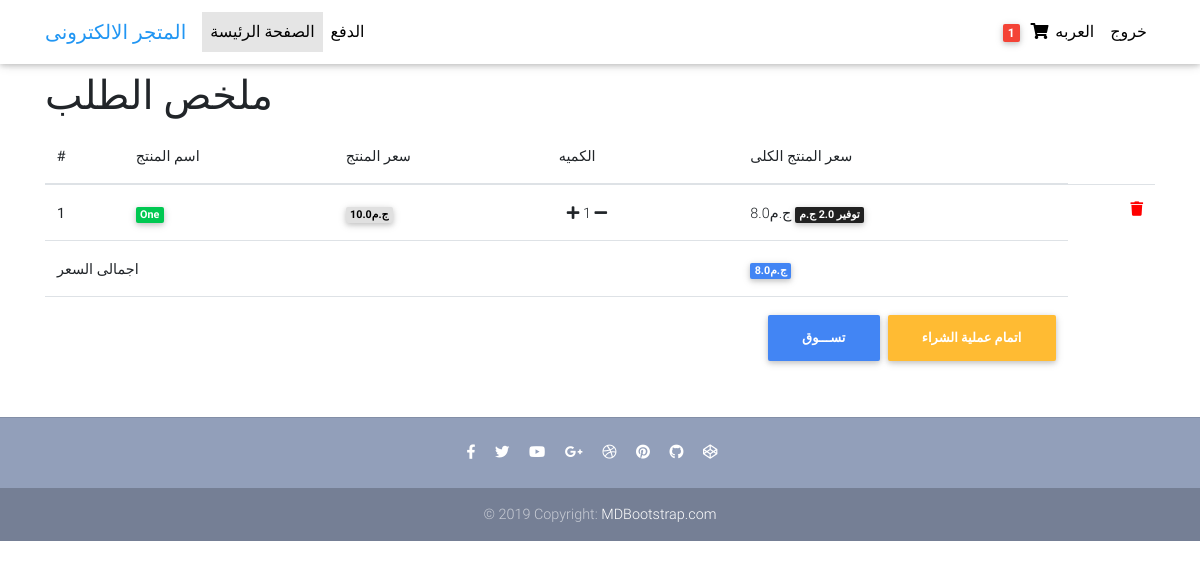
The app's page /ar/order-summary/ (signed in) with its own data.
### core/models.py (models this page shows, shortened)
class Order(models.Model):
    user = models.ForeignKey(settings.AUTH_USER_MODEL, on_delete=models.CASCADE)
    ref_code = models.CharField(max_length=20)
    items = models.ManyToManyField(OrderItem)
    start_date = models.DateTimeField(auto_now_add=True)
    ordered_date = models.DateTimeField()
    ordered = models.BooleanField(default=False)
    billing_address = models.ForeignKey('Address', related_name='billing_address', on_delete=models.SET_NULL,
                                        blank=True, null=True)
    shipping_address = models.ForeignKey('Address', related_name='shipping_address', on_delete=models.SET_NULL,
                                         blank=True, null=True)
    payment = models.ForeignKey('Payment', on_delete=models.SET_NULL, blank=True, null=True)
    coupon = models.ForeignKey('Coupon', on_delete=models.SET_NULL, blank=True, null=True)
    being_delivered = models.BooleanField(default=False)
    received = models.BooleanField(default=False)
    refund_requested = models.BooleanField(default=False)
    refund_granted = models.BooleanField(default=False)
    def get_total_price(self):
        total = 0
        for order_item in self.items.all():
            total += order_item.get_final_price()
        if self.coupon:
            total -= self.coupon.amount
        return total

class OrderItem(models.Model):
    user = models.ForeignKey(settings.AUTH_USER_MODEL, on_delete=models.CASCADE)
    item = models.ForeignKey(Item, on_delete=models.CASCADE)
    quantity = models.IntegerField(default=1)
    ordered = models.BooleanField(default=False)
    def get_total_item_price(self):
        return self.quantity * self.item.price
    def get_total_discount_item_price(self):
        return self.quantity * self.item.discount_price
    def get_amount_saved(self):
        return self.get_total_item_price() - self.get_total_discount_item_price()
    def get_final_price(self):
        if self.item.discount_price:
            return self.get_total_discount_item_price()
        return self.get_total_item_price()

class Item(models.Model):
    title = models.CharField(max_length=100)
    ar_title = models.CharField(max_length=100)
    price = models.FloatField()
    discount_price = models.FloatField(blank=True, null=True)
    category = models.CharField(choices=CATEGORY_CHOICES, max_length=4)
    ar_category = models.CharField(choices=AR_CATEGORY_CHOICES, max_length=4)
    label = models.CharField(choices=LABEL_CHOICES, max_length=4)
    ar_label = models.CharField(choices=AR_LABEL_CHOICES, max_length=4)
    description = models.TextField()
    ar_description = models.TextField()
    slug = models.SlugField()
    image = models.ImageField()

### core/views.py (the view)
# urls.py: path('ar/order-summary/', views.ArOrderSummaryView.as_view(), name='ar-order-summary'),
class ArOrderSummaryView(LoginRequiredMixin, View):
    def get(self, *args, **kwargs):
        try:
            order = Order.objects.get(user=self.request.user, ordered=False)
            context = {
                'object': order
            }
            return render(self.request, 'ar-order-summary.html', context)
        except ObjectDoesNotExist:
            messages.warning(self.request, "عفوا لا يوجد لديك طلب")
            return redirect("/ar")

### core/templatetags/cart_template_tags.py (called while the page is built)
@register.filter
def cart_item_count(user):
    if user.is_authenticated:
        qs = Order.objects.filter(user=user, ordered=False)
        if qs.exists():
            return qs[0].items.count()
    return 0

### templates/ar-order-summary.html (shortened to what this page needs)
{% extends 'ar-base.html' %}
{% load static %}
{% block content %}
<!DOCTYPE html>
<html lang="en">
<body>
  <main>
    <div class="container">
        <div class="table-responsive text-nowrap">
  <h1>ملخص الطلب</h1>
  <table class="table">
    <thead>
      <tr>
        <th scope="col">#</th>
        <th scope="col">اسم المنتج</th>
        <th scope="col">سعر المنتج</th>
        <th scope="col">الكميه</th>
        <th scope="col">سعر المنتج الكلى</th>
      </tr>
    </thead>
    <tbody>
        {% for order_item in object.items.all %}
        <tr>
          <th scope="row">{{ forloop.counter }}</th>
            <td><span class="badge badge-success">{{ order_item.item.title }}</span></td>
            <td><span class="badge badge-light">{{ order_item.item.price }}ج.م</span></td>
        <td>
            <a href="{% url 'core:ar-add-item-to-cart' slug=order_item.item.slug %}"><i class="fas fa-plus ml-2"></i></a>
            {{ order_item.quantity }}
            <a href="{% url 'core:ar-remove-item-from-cart' slug=order_item.item.slug %}"><i class="fas fa-minus mr-2"></i></a>
        </td>
        <td>
          {% if order_item.item.discount_price %}
          {{ order_item.get_total_discount_item_price }}ج.م
            <span class="badge badge-dark">توفير {{ order_item.get_amount_saved }} ج.م</span>
          {% else %}
          {{ order_item.get_total_item_price }}ج.م
          {% endif %}
        </td>
            <td>
                <a style="color: red;"  href="{% url 'core:ar-remove-all-from-cart' order_item.item.slug %}"><i class="fas fa-trash float-right"></i></sa>
            </td>
        </tr>
        {% endfor %}
    <tr>
        {% if object.get_total_price %}
        <td colspan="4"><b>اجمالى السعر</b></td>
        <td><span class="badge badge-primary">{{ object.get_total_price }}ج.م</span></td>
    </tr>
    <td colspan="5">
        <a class="btn btn-warning float-right ml-2"href="/ar/checkout/"><b>اتمام عملية الشراء</b></a>
        <a class="btn btn-primary float-right" href="/a/"><b>تســـوق</b></a>
    </td>
    {% endif %}
    </tbody>
  </table>
</div>
    </div>
  </main>
</body>
</html>
{% endblock content %}

### templates/ar-navbar.html (shortened to what this page needs)
{% load cart_template_tags %}
{% load static %}
{% load socialaccount %}
  <nav class="navbar fixed-top navbar-expand-lg navbar-light white scrolling-navbar">
    <div class="container">
      <a class="navbar-brand waves-effect" href="/" target="_blank">
        <strong class="blue-text">المتجر الالكترونى</strong>
      </a>
      <div class="collapse navbar-collapse" id="navbarSupportedContent">
        <ul class="navbar-nav mr-auto">
          <li class="nav-item active">
            <a class="nav-link waves-effect" href="/ar/">الصفحة الرئيسة
            </a>
          </li>
          <li class="nav-item">
            <a class="nav-link waves-effect" href="/ar/checkout" target="_blank">الدفع</a>
          </li>
        </ul>
        <ul class="navbar-nav nav-flex-icons">
            {% if request.user.is_authenticated %}
          <li class="nav-item">
            <a href="{% url 'core:ar-order-summary' %}" class="nav-link waves-effect">
              <span class="badge red z-depth-1 mr-1"> {{ request.user|cart_item_count }} </span>
              <i class="fas fa-shopping-cart"></i>
              <span class="clearfix d-none d-sm-inline-block">العربه</span>
            </a>
          </li>
            <li class="nav-item">
            <a class="nav-link waves-effect" href="{% url 'account_logout' %}">
               <span class="clearfix d-none d-sm-inline-block"> خروج </span>
            </a>
          </li>
          {% endif %}
         </ul>
      </div>
    </div>
  </nav>

### templates/ar-base.html (style rules this page uses)
html, body, header, .carousel { height: 60vh; }

### records on screen
OrderItem: item "One", item.price "10.0", quantity "1", get_total_discount_item_price "8.0", get_amount_saved "2.0"
Order: get_total_price "8.0"

### other values on screen
{{ request.user|cart_item_count }} "1"
